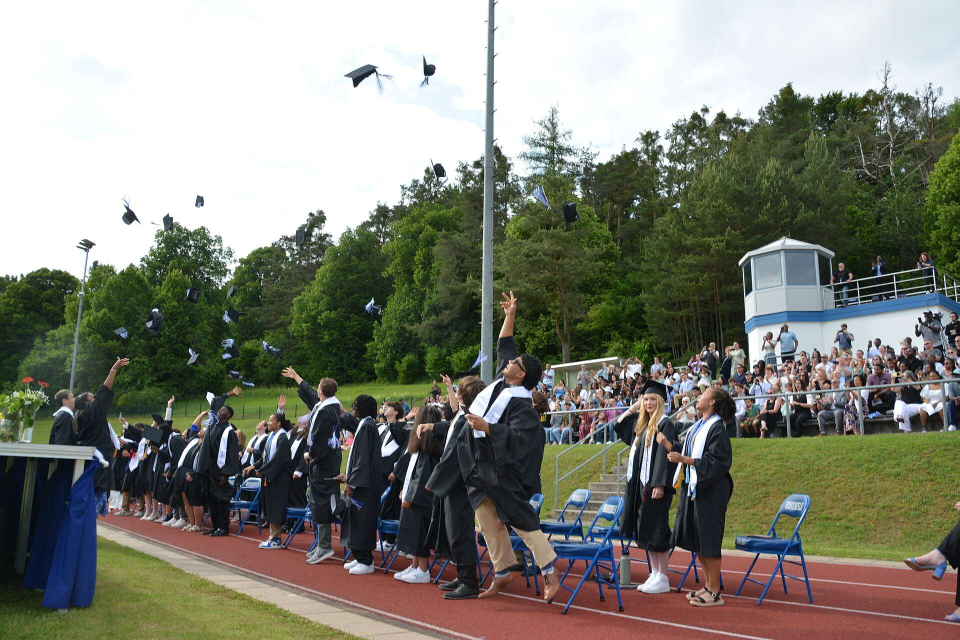
#> input picture src/assets/hero-graduation-1920.jpg, 1920 x 1280 px (shown at 1/2 size)
$ python -i share_images.py   (imports and definitions only)
#> lines starting #> are read from the running program, lines starting #| are printed output that depends on the picture
"""Make the picture a shared link shows (WhatsApp, Facebook, LinkedIn, X) for each research news story.

    python tools/share_images.py            # every story that has photos
    python tools/share_images.py <story-id> # just one

Run it after adding a story with photos; it needs Pillow (pip install pillow), so it runs here, not in the build.
It writes src/assets/share-<id>.jpg at 1200 x 630, the shape the apps show as a large preview:
- one wide photo: cropped to fill the frame
- one portrait: the photo sharp in the middle, a blurred copy of it filling the sides
- several portraits: side by side
The build points each story's og:image at its share picture.
"""
import json
import pathlib
import sys

from PIL import Image, ImageEnhance, ImageFilter

ROOT = pathlib.Path(__file__).resolve().parent.parent
ASSETS = ROOT / "src" / "assets"
W, H = 1200, 630


def cover(im, w, h, focus=50):
    """Scale to fill w x h, centred across and placed at focus% down the picture."""
    s = max(w / im.width, h / im.height)
    im = im.resize((max(w, round(im.width * s)), max(h, round(im.height * s))), Image.LANCZOS)
    x = (im.width - w) // 2
    y = round((im.height - h) * focus / 100)
    return im.crop((x, y, x + w, y + h))


def card(images):
    photos = [(Image.open(ASSETS / i["file"]).convert("RGB"), i) for i in images]
    wide = [(im, i) for im, i in photos if i.get("kind") == "wide"]
    if wide:
        im, i = wide[0]
        return cover(im, W, H, i.get("focus", 50))
    portraits = photos[:4]
    if len(portraits) == 1:
        im, _ = portraits[0]
        back = cover(im, W, H, 30).filter(ImageFilter.GaussianBlur(28))
        back = ImageEnhance.Brightness(back).enhance(0.55)
        front = im.resize((round(im.width * H / im.height), H), Image.LANCZOS)
        back.paste(front, ((W - front.width) // 2, 0))
        return back
    out = Image.new("RGB", (W, H))
    step = W // len(portraits)
    for k, (im, i) in enumerate(portraits):
        width = step if k < len(portraits) - 1 else W - step * k
        out.paste(cover(im, width, H, i.get("focus", 20)), (step * k, 0))
    return out


def main(only):
    items = json.loads((ROOT / "content" / "news.json").read_text(encoding="utf-8"))
    for n in items:
        if not n.get("images") or (only and n["id"] not in only):
            continue
        path = ASSETS / f"share-{n['id']}.jpg"
        card(n["images"]).save(path, "JPEG", quality=84, optimize=True, progressive=True)
        print(f"{path.relative_to(ROOT)}  {path.stat().st_size // 1024} KB")


# [2 lines not run here, left out]

>>> import cv2
>>> picture = cv2.imread('../src/assets/hero-graduation-1920.jpg', cv2.IMREAD_GRAYSCALE)
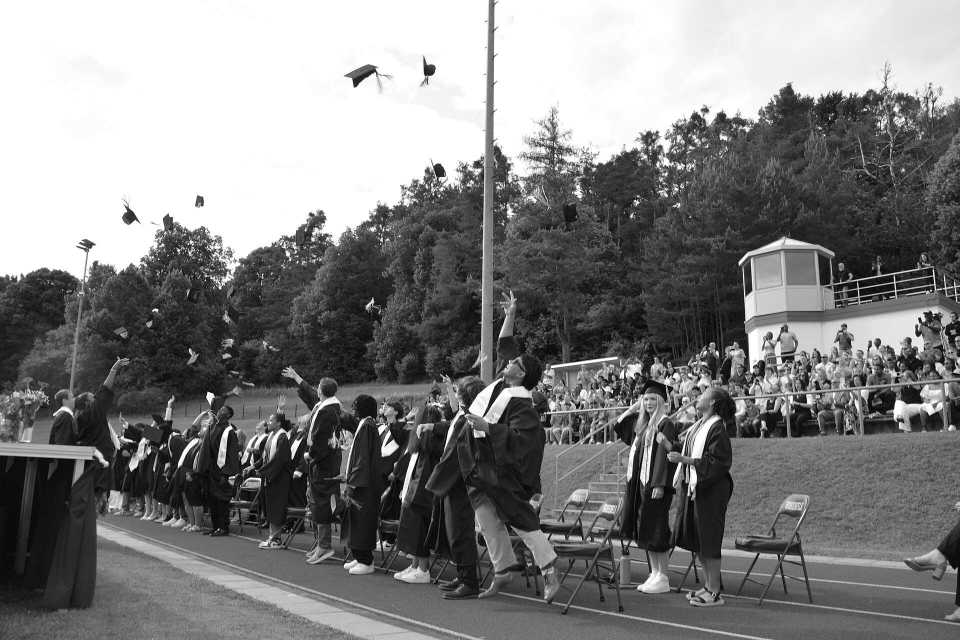
#> picture: shape (1280, 1920) (shown at 1/2 size); min 0, max 255, mean 129.4
#> (the run stopped early here; a loop or call above may not have finished)

$ run again, on src/assets/news-hegemann.jpg
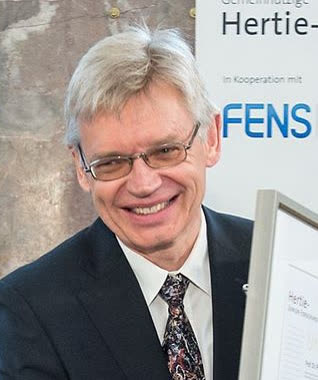
#> input picture src/assets/news-hegemann.jpg, 318 x 380 px
#> `picture = cv2.imread('../src/assets/hero-graduation-1920.jpg', cv2.IMR..`:
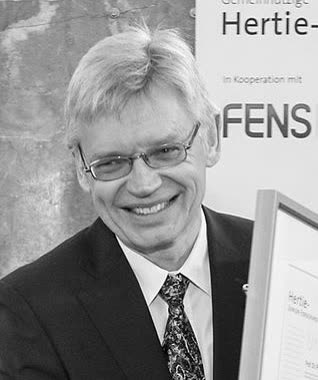
#> picture: shape (380, 318); min 0, max 255, mean 151.6

$ run again, on src/assets/news-henri-kagan.jpg
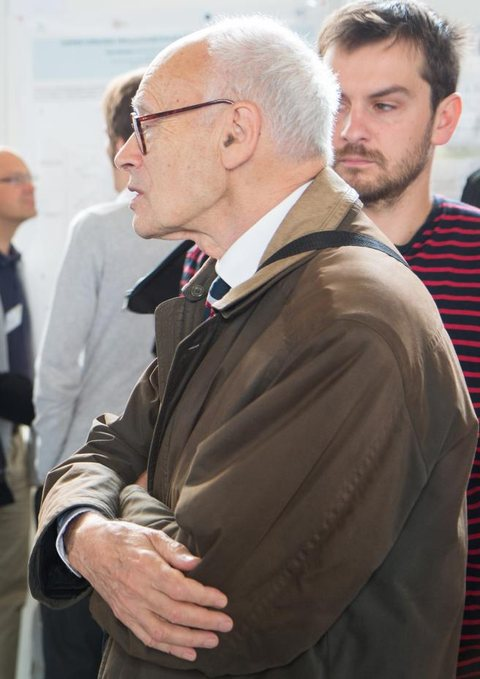
#> input picture src/assets/news-henri-kagan.jpg, 480 x 679 px
#> `picture = cv2.imread('../src/assets/hero-graduation-1920.jpg', cv2.IMR..`:
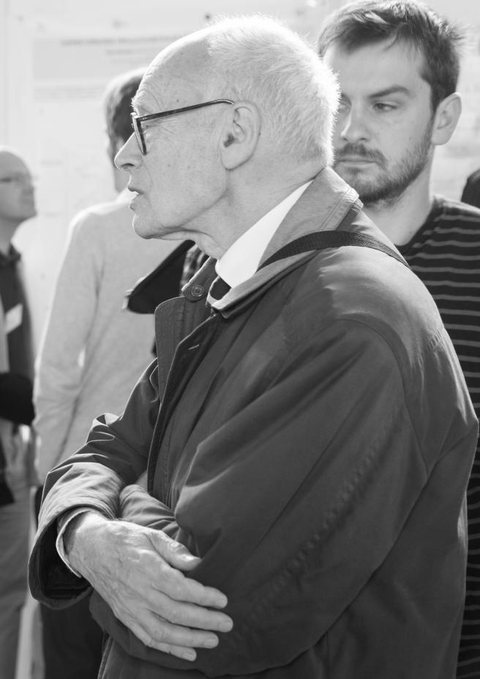
#> picture: shape (679, 480); min 4, max 255, mean 123.7
